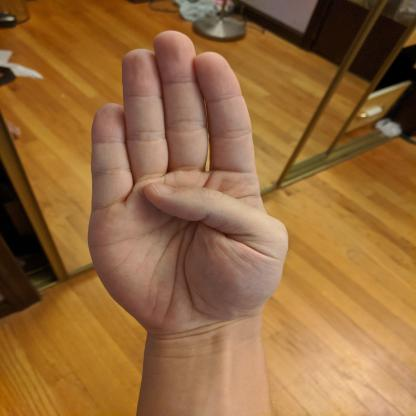
#> input picture hand-sign-detector/test_images/B19_jpg.rf.69527cc1f34d694cc04e55db80ed9b1a.jpg, 416 x 416 px
$ python main.py
#> lines starting #> are read from the running program, lines starting #| are printed output that depends on the picture
### hand-sign-detector/HandSignModel/HandSignModel.py
import cv2
import numpy as np
from numpy.core.numeric import argwhere
import onnxruntime as ort


class HandSignModel:
    def __init__(self, onnx_path="model/yolov4_1_3_416_416_static.onnx", threshold=0.4, iou_threshold=0.4,input_size=(416, 416)):
        """
        Parameters:
        ----------
        onnx_path: str
                Path onnx weights
        input_size: tuple
                Input Image Size
        """
#> called with threshold = 0.4, iou_threshold = 0.4, input_size = (416, 416)

        self.class_names = [
                "A",
                "B",
                "C",
                "D",
                "E",
                "F",
                "G",
                "H",
                "I",
                "J",
                "K",
                "L",
                "M",
                "N",
                "O",
                "P",
                "Q",
                "R",
                "S",
                "T",
                "U",
                "V",
                "W",
                "X",
                "Y",
                "Z"]
        self.input_size = input_size
        self.onnx_path = onnx_path
        self.threshold = threshold
        self.nms_threshold = (
            0
            if iou_threshold- 0.1 < 0
            else iou_threshold - 0.1

        )

        self.__get_ort_session()
#> (the call stopped at in __get_ort_session, `if ort.get_device() == "CPU":`: onnxruntime is not available in this run)


    def __get_ort_session(self):
        if ort.get_device() == "CPU":
            self.ort_session =  ort.InferenceSession(self.onnx_path, providers=["CPUExecutionProvider"])
        else:
            self.ort_session =  ort.InferenceSession(self.onnx_path, providers=["CPUExecutionProvider"])

    def __preprocessing_img(self, img):
        w, h = img.shape[:2]
        if w > self.input_size[0] or h > self.input_size[1]:
            img = cv2.resize(img, self.input_size, interpolation=cv2.INTER_AREA)

        img = cv2.resize(img, self.input_size, interpolation=cv2.INTER_LINEAR)
        # convert to rgb
        img = cv2.cvtColor(img, cv2.COLOR_BGR2RGB)
        img = np.transpose(img, (2, 0, 1)).astype(np.float32)
        img = np.expand_dims(img, axis=0)
        img /= 255.0
        return img

    # [113 lines left out: functions __nmsbbox, __postprocessing_onnx, __calculate_uncertainty, not called in this run]


    def predict(self, img, threshold=None, iou_threshold=None):
        if threshold is None:
            threshold = self.threshold
        if iou_threshold is None:
            iou_threshold = self.nms_threshold
        img = self.__preprocessing_img(img)
        input_onnx = self.ort_session.get_inputs()[0].name
        output_onnx = self.ort_session.run(None, {input_onnx: img})
        postprocess_onnx = self.__postprocessing_onnx(output_onnx, threshold, iou_threshold)
        # result_outputs, label_outputs = self.__postprocess_result(postprocess_onnx)
        return postprocess_onnx
        print("Posprocess onnx:", postprocess_onnx)
        # print("label_outputs:", label_outputs)

    # [15 lines left out: functions get_uncertainty, get_raw_bbox, not called in this run]

### hand-sign-detector/main.py
from HandSignModel.HandSignModel import HandSignModel
import cv2
from utils import draw_bounding_box

import time

model = HandSignModel(onnx_path="checkpoints/yolov4_tiny_1_3_416_416_static.onnx")

def test():
    img = cv2.imread("test_images/B19_jpg.rf.69527cc1f34d694cc04e55db80ed9b1a.jpg")
#> img is the input picture: shape (416, 416, 3); mean B, G, R 60.3, 105, 148
    img = cv2.imread("test_images/A1_jpg.rf.c4ccc21338f79e0f68d89dfc817ddd1f.jpg")
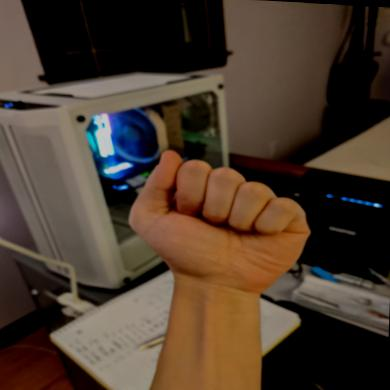
#> input picture hand-sign-detector/test_images/A1_jpg.rf.c4ccc21338f79e0f68d89dfc817ddd1f.jpg, 390 x 390 px
#> img is the input picture: shape (390, 390, 3); mean B, G, R 46, 59.1, 75.1
    img = cv2.imread("test_images/D9_jpg.rf.3250856285c1a522ba86b3135b5dd6bc.jpg")
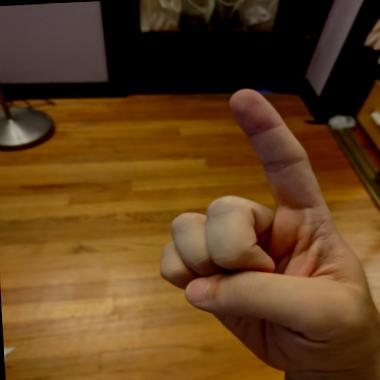
#> input picture hand-sign-detector/test_images/D9_jpg.rf.3250856285c1a522ba86b3135b5dd6bc.jpg, 380 x 380 px
#> img is the input picture: shape (380, 380, 3); mean B, G, R 28.9, 64, 97.2
    # img = cv2.imread("test_images/E0_jpg.rf.926e842cd69d98b54aec8c371d61bf8d.jpg")

# # Test Predict
    print(model.predict(img))
    cv2.imshow("frame", img)
    while True:
        k = cv2.waitKey(5) & 0xFF
        if k == 27:
            cv2.destroyAllWindows()
            break

# [82 lines left out: functions webcam_inference, evaluate, not called in this run]


                # [9 lines of commented-out code are left out]


if __name__ == "__main__":
    # webcam_inference()
    # evaluate()
#> (the run stopped early here; a loop or call above may not have finished)
